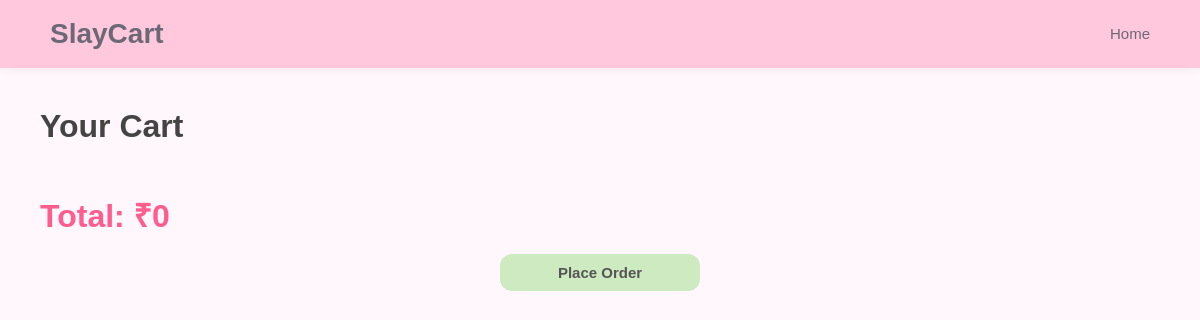
Before: /view-cart (signed in) with the older database file.
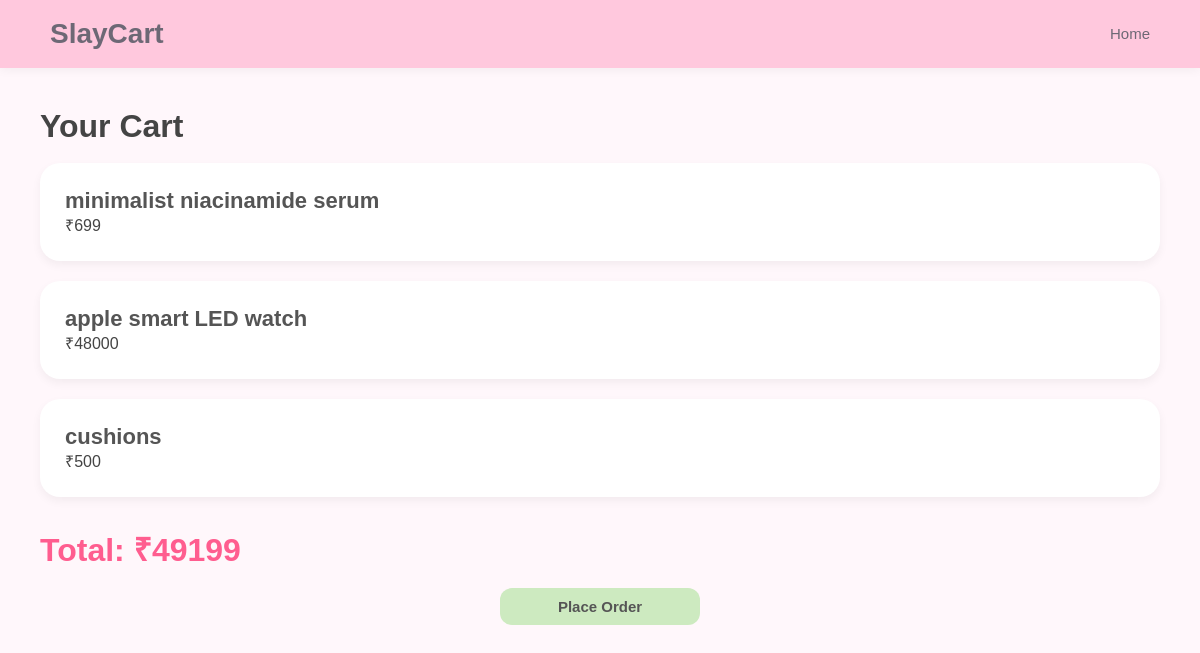
After: the same page with the newer database file.
### app.py (models this page shows)
class Cart(db.Model):
    id = db.Column(db.Integer, primary_key=True)
    username = db.Column(db.String(100))
    product_id = db.Column(db.Integer)
    product_name = db.Column(db.String(100))
    price = db.Column(db.Integer)

### app.py (the view)
@app.route('/view-cart')
def view_cart():
    if 'username' not in session:
        return redirect('/login')
    items = Cart.query.filter_by(
        username=session['username']
    ).all()
    return render_template(
        'cart.html',
        items=items
    )

### templates/cart.html (shortened to what this page needs)
<!DOCTYPE html>
<html>
<head>
    <link rel="stylesheet" href="/static/style.css">
</head>
<body>
<nav>
    <div class="logo">
        SlayCart
    </div>
    <div class="nav-links">
        <a href="/">Home</a>
    </div>
</nav>
<div class="cart-container">
<h1>Your Cart</h1>
<br>
{% set ns = namespace(total=0) %}
{% for item in items %}
<div class="cart-item">
    <div>
        <h2>{{ item.product_name }}</h2>
        <p>₹{{ item.price }}</p>
    </div>
</div>
{% set ns.total = ns.total + item.price %}
{% endfor %}
<div class="total">
Total: ₹{{ ns.total }}
</div>
<br>
<div style="text-align:center;">
    <a href="/checkout">
        <button style="width:200px;">
            Place Order
        </button>
    </a>
</div>
</div>
</body>
</html>

### static/style.css (style rules this page uses)
* { margin:0; padding:0; box-sizing:border-box; font-family:'Poppins',sans-serif; }
body { background:#fff7fb; color:#444; }
nav { background:#ffc8dd; padding:18px 50px; display:flex; justify-content:space-between; align-items:center; box-shadow:0 2px 10px rgba(0,0,0,0.05); }
.logo { font-size:28px; font-weight:600; color:#6d6875; }
.nav-links a { text-decoration:none; margin-left:20px; color:#6d6875; font-size:15px; font-weight:500; }
button { width:100%; border:none; padding:10px; border-radius:12px; background:#cdeac0; color:#555; font-size:15px; cursor:pointer; font-weight:600; transition:0.3s; }
.cart-container { padding:40px; }
.cart-item { background:white; padding:25px; border-radius:20px; margin-bottom:20px; box-shadow:0 4px 10px rgba(0,0,0,0.05); }
.cart-item h2 { font-size:22px; color:#555; }
.total { margin-top:30px; font-size:32px; color:#ff5d8f; font-weight:600; }

Changed rows visible on the page:
added Cart: product_name "minimalist niacinamide serum", price "699"
added Cart: product_name "apple smart LED watch", price "48000"
added Cart: product_name "cushions", price "500"
Other visible differences:
{{ ns.total }}: "0" → "49199"
